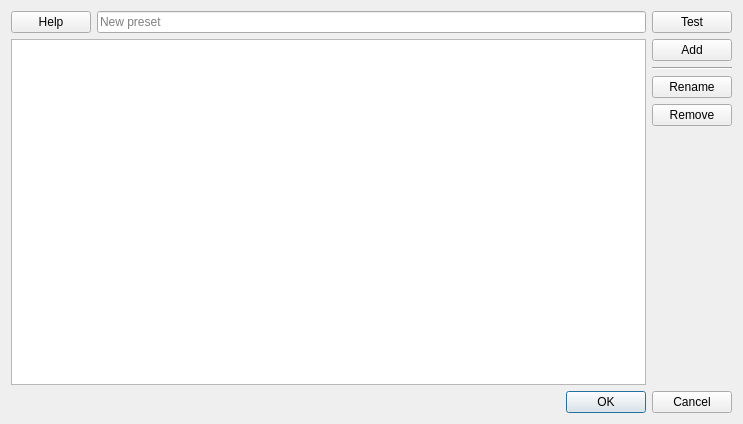
<?xml version="1.0" encoding="UTF-8"?>
<ui version="4.0">
 <class>SortingPresets</class>
 <widget class="QDialog" name="SortingPresets">
  <property name="geometry">
   <rect>
    <x>0</x>
    <y>0</y>
    <width>743</width>
    <height>424</height>
   </rect>
  </property>
  <property name="windowTitle">
   <string>Sorting presets</string>
  </property>
  <layout class="QVBoxLayout" name="verticalLayout_2">
   <item>
    <layout class="QHBoxLayout" name="horizontalLayout">
     <item>
      <widget class="QPushButton" name="buttonHelp">
       <property name="text">
        <string>Help</string>
       </property>
      </widget>
     </item>
     <item>
      <widget class="QLineEdit" name="lineEditNewPreset">
       <property name="placeholderText">
        <string>New preset</string>
       </property>
      </widget>
     </item>
     <item>
      <widget class="QPushButton" name="buttonTest">
       <property name="text">
        <string>Test</string>
       </property>
      </widget>
     </item>
    </layout>
   </item>
   <item>
    <layout class="QHBoxLayout" name="horizontalLayout_2">
     <item>
      <widget class="QListView" name="listViewPresets"/>
     </item>
     <item>
      <layout class="QVBoxLayout" name="verticalLayout">
       <item>
        <widget class="QPushButton" name="buttonAdd">
         <property name="text">
          <string>Add</string>
         </property>
        </widget>
       </item>
       <item>
        <widget class="Line" name="line">
         <property name="orientation">
          <enum>Qt::Horizontal</enum>
         </property>
        </widget>
       </item>
       <item>
        <widget class="QPushButton" name="buttonRename">
         <property name="text">
          <string>Rename</string>
         </property>
        </widget>
       </item>
       <item>
        <widget class="QPushButton" name="buttonRemove">
         <property name="text">
          <string>Remove</string>
         </property>
        </widget>
       </item>
       <item>
        <spacer name="verticalSpacer">
         <property name="orientation">
          <enum>Qt::Vertical</enum>
         </property>
         <property name="sizeHint" stdset="0">
          <size>
           <width>20</width>
           <height>40</height>
          </size>
         </property>
        </spacer>
       </item>
      </layout>
     </item>
    </layout>
   </item>
   <item>
    <widget class="QDialogButtonBox" name="buttonBox">
     <property name="orientation">
      <enum>Qt::Horizontal</enum>
     </property>
     <property name="standardButtons">
      <set>QDialogButtonBox::Cancel|QDialogButtonBox::Ok</set>
     </property>
    </widget>
   </item>
  </layout>
 </widget>
 <resources/>
 <connections>
  <connection>
   <sender>buttonBox</sender>
   <signal>accepted()</signal>
   <receiver>SortingPresets</receiver>
   <slot>accept()</slot>
   <hints>
    <hint type="sourcelabel">
     <x>248</x>
     <y>254</y>
    </hint>
    <hint type="destinationlabel">
     <x>157</x>
     <y>274</y>
    </hint>
   </hints>
  </connection>
  <connection>
   <sender>buttonBox</sender>
   <signal>rejected()</signal>
   <receiver>SortingPresets</receiver>
   <slot>reject()</slot>
   <hints>
    <hint type="sourcelabel">
     <x>316</x>
     <y>260</y>
    </hint>
    <hint type="destinationlabel">
     <x>286</x>
     <y>274</y>
    </hint>
   </hints>
  </connection>
 </connections>
</ui>
